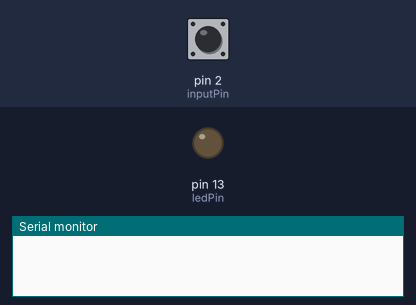
A sketch run on a simulated Arduino Uno, built with avr-gcc and run on an emulated ATmega328P. Parts: output pins drawn as LEDs (lit = HIGH), the last lines printed to the serial monitor. Dashed ring = blinking. The inputs (shaded band) are chosen by the test bench; at power-on: pin 2 (inputPin) HIGH.

Above: at 1.2 s.
1.3 s: pin 2 (inputPin) pulled LOW for 1 s
At 1.45 s:
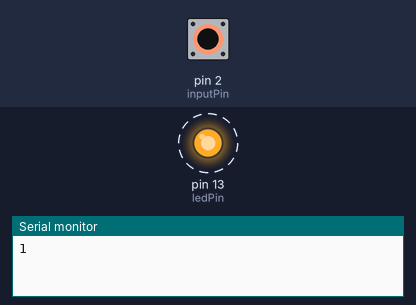
4.3 s: pin 2 (inputPin) pulled LOW for 3.2 s
At 8.5 s:
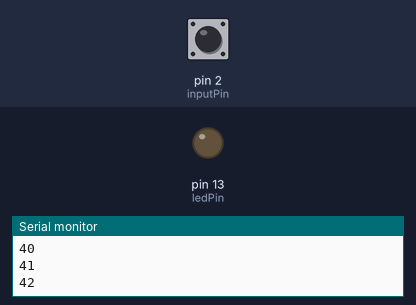
Timing chart, 0 to 10.0 s (numbered marks = the images above; inputs shaded):
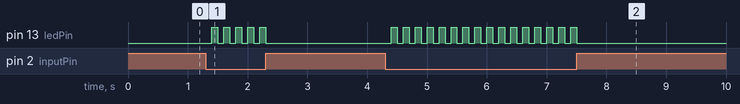

Measured:
- after the input at 1.3 s, pin 13 (ledPin): alternates HIGH for 0.10 s and LOW for 0.10 s, 10 changes in all, then stays LOW, starting after 0.10 s
- after the input at 4.3 s, pin 13 (ledPin): alternates HIGH for 0.10 s and LOW for 0.10 s, 32 changes in all, then stays LOW, starting after 0.10 s

The sketch:

AR10_Dinput_count.ino
```cpp
/*
 예제 5.1
 스위치 입력
*/

// 내장된 LED를 사용하기 위해
// LED pin을 13번으로 설정
const int ledPin = 13;
// 2번 핀을 스위치 입력으로 설정
const int inputPin = 2;

// 스위치 입력 횟수 저장 변수
int count = 0;


void setup() {
  // Arduino 13번 핀에 내장된 LED를 출력으로 설정한다.
  pinMode(ledPin, OUTPUT);
  // 스위치 입력을 위하여 2번핀을 입력으로 설정하고 풀업시킨다.
  pinMode(inputPin, INPUT_PULLUP);
  // 시리얼 통신을 설정한다
  Serial.begin(9600);
}

void loop(){
  int swInput = digitalRead(inputPin);  // 스위치 입력을 받는다
  int ledOutput = digitalRead(ledPin);  // LED의 출력 상태를 확인한다

  if (swInput == LOW){
    delay(100);
    if (ledOutput) {
      digitalWrite(ledPin,LOW);
      // LED가 점등되어 있으면 소등
    }
    else  {
      digitalWrite(ledPin,HIGH);
      // LED가 소등되어 있으면 점등
    }
    ++count;
    // 스위치 입력 횟수를 시리얼 통신으로 전송한다.
    Serial.println(count);
  }

}
```
